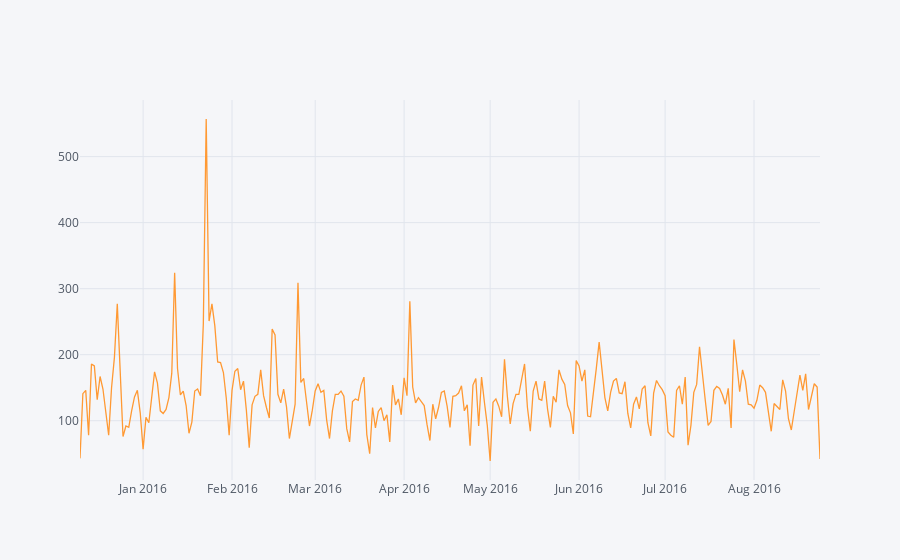

The cell this chart's notebook holds for it:
### Code cell
df.groupby("date").count()["Traffic"].iplot()
plt.tight_layout()

### Figure 1 — Plotly figure (JSON) as saved in the notebook; plotly's stock layout.template omitted (floating-point values rounded to 4 significant figures; data arrays with more than 128 entries replaced by an {"elided": "..."} marker saying what was removed)
{"data": [{"line": {"color": "rgba(255, 153, 51, 1.0)", "dash": "solid", "shape": "linear", "width": 1.3}, "mode": "lines", "name": "Traffic", "text": "", "type": "scatter", "x": {"elided": "259 str values"}, "y": {"elided": "259 int values"}}], "layout": {"legend": {"bgcolor": "#F5F6F9", "font": {"color": "#4D5663"}}, "paper_bgcolor": "#F5F6F9", "plot_bgcolor": "#F5F6F9", "title": {"font": {"color": "#4D5663"}}, "xaxis": {"gridcolor": "#E1E5ED", "showgrid": true, "tickfont": {"color": "#4D5663"}, "title": {"font": {"color": "#4D5663"}, "text": ""}, "zerolinecolor": "#E1E5ED"}, "yaxis": {"gridcolor": "#E1E5ED", "showgrid": true, "tickfont": {"color": "#4D5663"}, "title": {"font": {"color": "#4D5663"}, "text": ""}, "zerolinecolor": "#E1E5ED"}}}
